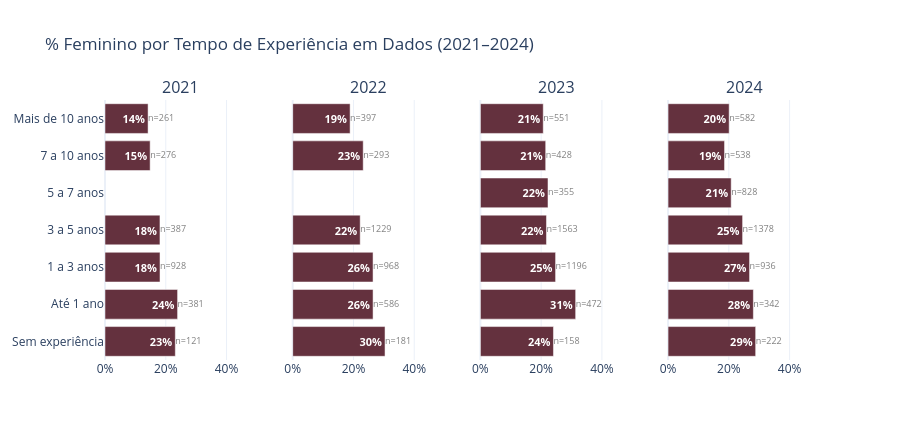

Notebook cell for this chart:
### Markdown cell above
### 2.7 — Experiência na área de dados por gênero

### Code cell
# Faixas mais largas para visualização, derivadas da variável CONTÍNUA
# (tempo_area_dados_anos, Seção 1) via ponto médio + agrupamento — evita o
# fragmento excessivo das 11 categorias originais do questionário mantendo
# a base numérica única (sem duplicar lógica de mapeamento de faixas).
EXPERIENCIA_FAIXA_BINS = [-0.01, 0, 1, 3, 5, 7, 10, np.inf]
EXPERIENCIA_FAIXA_LABELS = [
    'Sem experiência', 'Até 1 ano', '1 a 3 anos', '3 a 5 anos',
    '5 a 7 anos', '7 a 10 anos', 'Mais de 10 anos',
]

df['experiencia_faixa'] = pd.cut(
    df['tempo_area_dados_anos'], bins=EXPERIENCIA_FAIXA_BINS,
    labels=EXPERIENCIA_FAIXA_LABELS, right=True,
)

cobertura_exp = pd.crosstab(df['experiencia_faixa'], df['ano_pesquisa']).reindex(EXPERIENCIA_FAIXA_LABELS)
print('Cobertura de experiencia_faixa por ano:')
print(cobertura_exp)
print()
print("Nota: '5 a 7 anos' com 0 em 2021/2022 reflete o instrumento da pesquisa "
      "daqueles anos (nenhuma faixa bruta caía nesse intervalo), não ausência de dado.")

fig = subplots_pct_fem(
    df[df['experiencia_faixa'].notna()],
    'experiencia_faixa',
    EXPERIENCIA_FAIXA_LABELS,
    '% Feminino por Tempo de Experiência em Dados (2021–2024)',
    height=440,
)
fig.show()

### Figure 1 — Plotly figure (JSON) as saved in the notebook; plotly's stock layout.template omitted (floating-point values rounded to 4 significant figures)
{"data": [{"customdata": [121, 381, 928, 387, 0, 276, 261], "hovertemplate": "%{y}: %{x:.1f}% feminino (n=%{customdata})<extra></extra>", "marker": {"color": "#64313E"}, "orientation": "h", "showlegend": false, "text": ["<b>23%</b>", "<b>24%</b>", "<b>18%</b>", "<b>18%</b>", "", "<b>15%</b>", "<b>14%</b>"], "textfont": {"color": "white", "size": 11}, "textposition": "inside", "type": "bar", "x": [23.14, 23.88, 18.1, 18.09, null, 14.86, 14.18], "xaxis": "x", "y": ["Sem experiência", "Até 1 ano", "1 a 3 anos", "3 a 5 anos", "5 a 7 anos", "7 a 10 anos", "Mais de 10 anos"], "yaxis": "y"}, {"mode": "text", "showlegend": false, "text": ["n=121", "n=381", "n=928", "n=387", "n=0", "n=276", "n=261"], "textfont": {"color": "gray", "size": 9}, "textposition": "middle right", "type": "scatter", "x": [23.14, 23.88, 18.1, 18.09, null, 14.86, 14.18], "xaxis": "x", "y": ["Sem experiência", "Até 1 ano", "1 a 3 anos", "3 a 5 anos", "5 a 7 anos", "7 a 10 anos", "Mais de 10 anos"], "yaxis": "y"}, {"customdata": [181, 586, 968, 1229, 0, 293, 397], "hovertemplate": "%{y}: %{x:.1f}% feminino (n=%{customdata})<extra></extra>", "marker": {"color": "#64313E"}, "orientation": "h", "showlegend": false, "text": ["<b>30%</b>", "<b>26%</b>", "<b>26%</b>", "<b>22%</b>", "", "<b>23%</b>", "<b>19%</b>"], "textfont": {"color": "white", "size": 11}, "textposition": "inside", "type": "bar", "x": [30.39, 26.45, 26.45, 22.21, null, 23.21, 18.89], "xaxis": "x2", "y": ["Sem experiência", "Até 1 ano", "1 a 3 anos", "3 a 5 anos", "5 a 7 anos", "7 a 10 anos", "Mais de 10 anos"], "yaxis": "y2"}, {"mode": "text", "showlegend": false, "text": ["n=181", "n=586", "n=968", "n=1229", "n=0", "n=293", "n=397"], "textfont": {"color": "gray", "size": 9}, "textposition": "middle right", "type": "scatter", "x": [30.39, 26.45, 26.45, 22.21, null, 23.21, 18.89], "xaxis": "x2", "y": ["Sem experiência", "Até 1 ano", "1 a 3 anos", "3 a 5 anos", "5 a 7 anos", "7 a 10 anos", "Mais de 10 anos"], "yaxis": "y2"}, {"customdata": [158, 472, 1196, 1563, 355, 428, 551], "hovertemplate": "%{y}: %{x:.1f}% feminino (n=%{customdata})<extra></extra>", "marker": {"color": "#64313E"}, "orientation": "h", "showlegend": false, "text": ["<b>24%</b>", "<b>31%</b>", "<b>25%</b>", "<b>22%</b>", "<b>22%</b>", "<b>21%</b>", "<b>21%</b>"], "textfont": {"color": "white", "size": 11}, "textposition": "inside", "type": "bar", "x": [24.05, 31.36, 24.75, 21.75, 22.25, 21.5, 20.69], "xaxis": "x3", "y": ["Sem experiência", "Até 1 ano", "1 a 3 anos", "3 a 5 anos", "5 a 7 anos", "7 a 10 anos", "Mais de 10 anos"], "yaxis": "y3"}, {"mode": "text", "showlegend": false, "text": ["n=158", "n=472", "n=1196", "n=1563", "n=355", "n=428", "n=551"], "textfont": {"color": "gray", "size": 9}, "textposition": "middle right", "type": "scatter", "x": [24.05, 31.36, 24.75, 21.75, 22.25, 21.5, 20.69], "xaxis": "x3", "y": ["Sem experiência", "Até 1 ano", "1 a 3 anos", "3 a 5 anos", "5 a 7 anos", "7 a 10 anos", "Mais de 10 anos"], "yaxis": "y3"}, {"customdata": [222, 342, 936, 1378, 828, 538, 582], "hovertemplate": "%{y}: %{x:.1f}% feminino (n=%{customdata})<extra></extra>", "marker": {"color": "#64313E"}, "orientation": "h", "showlegend": false, "text": ["<b>29%</b>", "<b>28%</b>", "<b>27%</b>", "<b>25%</b>", "<b>21%</b>", "<b>19%</b>", "<b>20%</b>"], "textfont": {"color": "white", "size": 11}, "textposition": "inside", "type": "bar", "x": [28.83, 28.07, 26.82, 24.53, 20.77, 18.59, 20.1], "xaxis": "x4", "y": ["Sem experiência", "Até 1 ano", "1 a 3 anos", "3 a 5 anos", "5 a 7 anos", "7 a 10 anos", "Mais de 10 anos"], "yaxis": "y4"}, {"mode": "text", "showlegend": false, "text": ["n=222", "n=342", "n=936", "n=1378", "n=828", "n=538", "n=582"], "textfont": {"color": "gray", "size": 9}, "textposition": "middle right", "type": "scatter", "x": [28.83, 28.07, 26.82, 24.53, 20.77, 18.59, 20.1], "xaxis": "x4", "y": ["Sem experiência", "Até 1 ano", "1 a 3 anos", "3 a 5 anos", "5 a 7 anos", "7 a 10 anos", "Mais de 10 anos"], "yaxis": "y4"}], "layout": {"annotations": [{"font": {"size": 16}, "showarrow": false, "text": "2021", "x": 0.1062, "xanchor": "center", "xref": "paper", "y": 1, "yanchor": "bottom", "yref": "paper"}, {"font": {"size": 16}, "showarrow": false, "text": "2022", "x": 0.3688, "xanchor": "center", "xref": "paper", "y": 1, "yanchor": "bottom", "yref": "paper"}, {"font": {"size": 16}, "showarrow": false, "text": "2023", "x": 0.6313, "xanchor": "center", "xref": "paper", "y": 1, "yanchor": "bottom", "yref": "paper"}, {"font": {"size": 16}, "showarrow": false, "text": "2024", "x": 0.8938, "xanchor": "center", "xref": "paper", "y": 1, "yanchor": "bottom", "yref": "paper"}], "height": 440, "legend": {"orientation": "h", "x": 1, "xanchor": "right", "y": 1.02}, "title": {"text": "% Feminino por Tempo de Experiência em Dados (2021–2024)"}, "xaxis": {"anchor": "y", "domain": [0, 0.2125], "range": [0, 50], "ticksuffix": "%"}, "xaxis2": {"anchor": "y2", "domain": [0.2625, 0.475], "range": [0, 50], "ticksuffix": "%"}, "xaxis3": {"anchor": "y3", "domain": [0.525, 0.7375], "range": [0, 50], "ticksuffix": "%"}, "xaxis4": {"anchor": "y4", "domain": [0.7875, 1], "range": [0, 50], "ticksuffix": "%"}, "yaxis": {"anchor": "x", "domain": [0, 1]}, "yaxis2": {"anchor": "x2", "domain": [0, 1], "matches": "y", "showticklabels": false}, "yaxis3": {"anchor": "x3", "domain": [0, 1], "matches": "y", "showticklabels": false}, "yaxis4": {"anchor": "x4", "domain": [0, 1], "matches": "y", "showticklabels": false}}}
